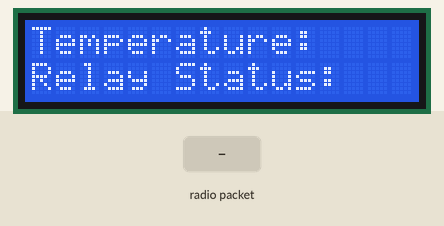
Recording of a sketch running on a simulated Arduino Uno, built with avr-gcc and run on an emulated ATmega328P. Parts: 16×2 character LCD. The test bench sets the inputs (shaded band). No radio packets arrive unless stated.

Above: at 1.2 s.
1.3 s: radio packet "1" arrives
At 2.4 s:
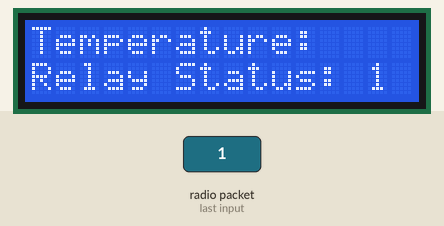
2.8 s: radio packet "0" arrives
At 3.5 s:
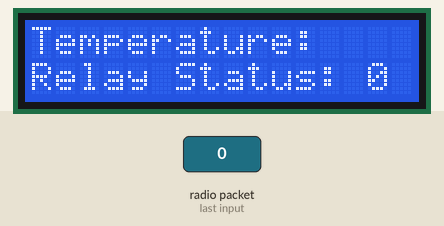
Timing chart, 0 to 5.8 s (numbered marks = the images above; inputs shaded):
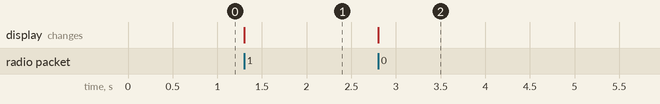

The sketch:

Receiver.ino
```cpp
#include <Wire.h>
#include <LiquidCrystal_I2C.h>
#include <SPI.h>
#include <nRF24L01.h>
#include <RF24.h>

const uint64_t pipe = 0xE8E8F0F0E1LL;
RF24 radio(7, 8);
LiquidCrystal_I2C lcd(0x27,16,2);

void setup() {
  // Initialize the NRF24L01 module
  radio.begin();
  radio.openReadingPipe(1, pipe);
  radio.startListening();

  // Initialize the I2C LCD
  lcd.init();
  lcd.backlight();
  lcd.print("Temperature: ");
  lcd.setCursor(0,1);
  lcd.print("Relay Status: ");
}

void loop() {
  if (radio.available()) {
    char receivedMessage[32];
    radio.read(receivedMessage, sizeof(receivedMessage));
    String message = String(receivedMessage);
    if (message.startsWith("Temperature")) {
      lcd.setCursor(13,0);
      lcd.print(message.substring(12));
    } else {
      lcd.setCursor(14,1);
      lcd.print(message);
    }
  }
}
```

Measured:
- after the input at 1.3 s, the display: changes at once (image 1)
- after the input at 2.8 s, the display: changes at once (image 2)
